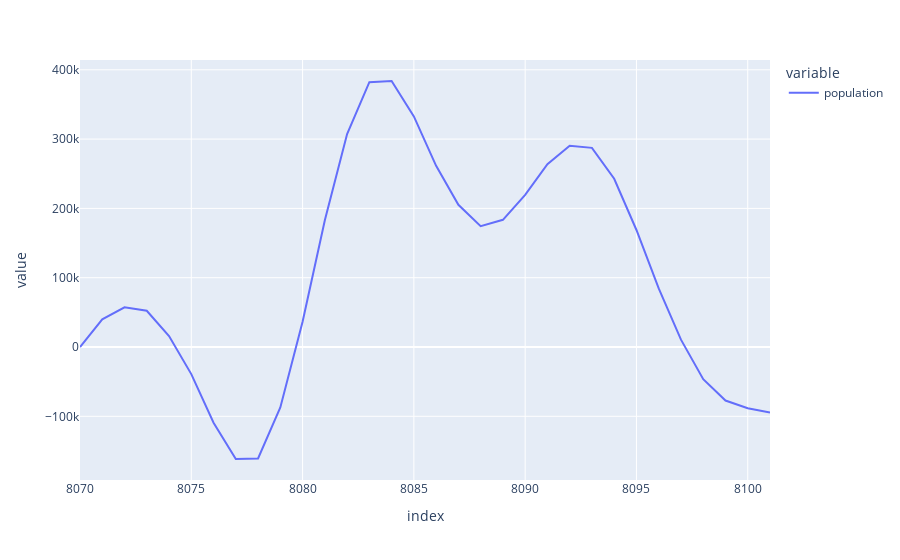

Notebook source saved alongside this figure:
### Code cell
plx.line(Italy["population"].diff(1).fillna(0))

### Figure 1 — Plotly figure (JSON) as saved in the notebook; plotly's stock layout.template omitted (floating-point values rounded to 4 significant figures)
{"data": [{"hovertemplate": "variable=population<br>index=%{x}<br>value=%{y}<extra></extra>", "legendgroup": "population", "line": {"color": "#636efa", "dash": "solid"}, "marker": {"symbol": "circle"}, "mode": "lines", "name": "population", "orientation": "v", "showlegend": true, "type": "scatter", "x": [8070, 8071, 8072, 8073, 8074, 8075, 8076, 8077, 8078, 8079, 8080, 8081, 8082, 8083, 8084, 8085, 8086, 8087, 8088, 8089, 8090, 8091, 8092, 8093, 8094, 8095, 8096, 8097, 8098, 8099, 8100, 8101], "xaxis": "x", "y": [0, 39884, 57184, 52300, 15932, -39128, -109180, -161600, -160880, -87124, 36552, 182968, 307372, 382068, 383832, 332792, 261404, 205248, 174252, 183504, 219612, 263840, 290396, 287360, 242792, 168868, 84580, 10628, -46408, -77196, -88264, -94356], "yaxis": "y"}], "layout": {"legend": {"title": {"text": "variable"}, "tracegroupgap": 0}, "margin": {"t": 60}, "xaxis": {"anchor": "y", "domain": [0, 1], "title": {"text": "index"}}, "yaxis": {"anchor": "x", "domain": [0, 1], "title": {"text": "value"}}}}
